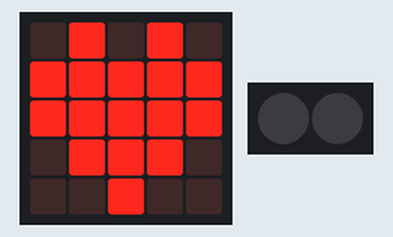
This program was run on a simulated BBC micro:bit (MakeCode). Shown: the board's 5×5 LED display, 2 RGB LEDs in strip order, left to right. Dim RGB values are drawn brighter than linear.

Above: at 0.1 s.
At 0.7 s:
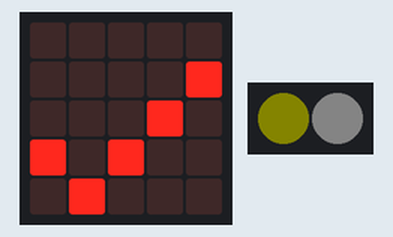
At 1.3 s:
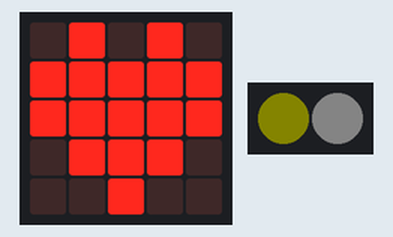

The program:

main.ts
```typescript
let np = neopixel.create(DigitalPin.P1, 2, NeoPixelMode.RGB)
basic.forever(function on_forever() {
    basic.showIcon(IconNames.Heart)
    np.clear()
    np.setPixelColor(0, neopixel.colors(neopixel.rgb(15, 15, 0)))
    np.setPixelColor(1, neopixel.colors(neopixel.rgb(15, 15, 15)))
    np.show()
    basic.showIcon(IconNames.Yes)
})
```

test.ts
```typescript
// les tests vont ici ; cela ne sera pas compilé si ce paquet est utilisé en tant qu'extension.
```

Measured:
- what the display in image 1 shows lasts 0.6 s, from 0.6 s to 1.2 s
